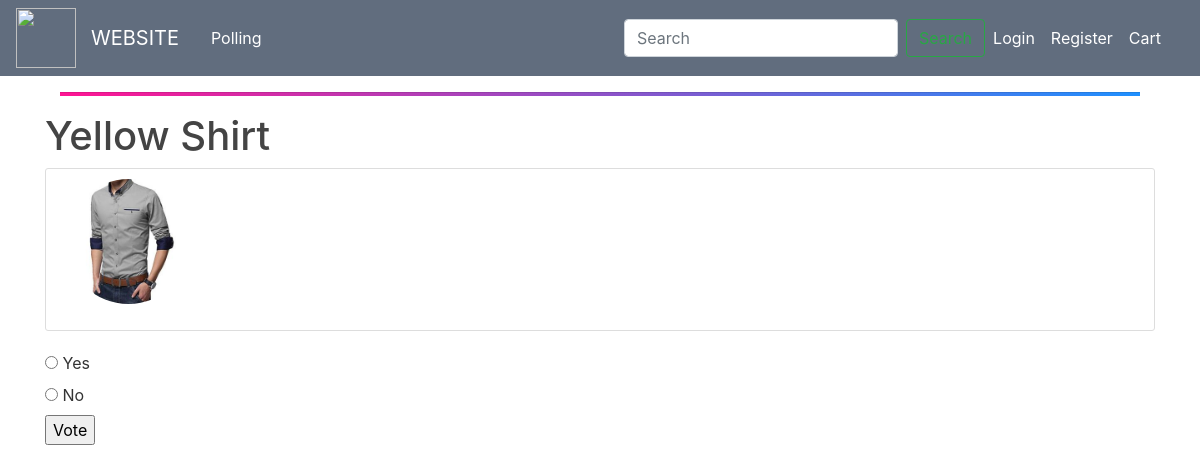
Screenshot of /polls/4/ with the database file from the repository.
### polls/models.py (models this page shows, shortened)
class Question(models.Model):
    question_text = models.CharField(max_length=200)
    department = models.CharField(max_length=120, choices=DEPARTMENTS, default='None')
    club = models.CharField(max_length=120, choices=CLUBS, default='None')
    image = models.ImageField( default='default.jpg', upload_to='images/')
    pub_date = models.DateTimeField(auto_now_add=True)
    status = models.BooleanField(default=True)

class Choice(models.Model):
    question = models.ForeignKey(Question, on_delete=models.CASCADE)
    choice_text = models.CharField(max_length=200)
    votes = models.IntegerField(default=0)

### polls/views.py (the view)
# urls.py: path('<int:pk>/', views.DetailView.as_view(), name='detail'),
class DetailView(generic.DetailView):
    model = Question
    template_name = 'polls/detail.html'

### polls/templates/polls/detail.html (shortened to what this page needs)
{% extends "blog/base.html" %}
{% block content %}
                     <div class="container">
                        <h1>{{ question.question_text }}</h1>
                    <div class="content-section">
                      <div class="media">
                        <img class="rounded-circle account-img" src="{{ question.image.url }}">
                      </div>
                    </div>
                         {% if error_message %}<p><strong>{{ error_message }}</strong></p>
                         <li><a href="{% url 'polls:index'  %}">Go Back To Poll</a></li>
                         {% else %}
                             <form action="{% url 'polls:vote' question.id %}" method="post">
                            {% for choice in question.choice_set.all %}
                                <input type="radio" name="choice" id="choice{{ forloop.counter }}" value="{{ choice.id }}">
                                <label for="choice{{ forloop.counter }}">{{ choice.choice_text }}</label><br>
                            {% endfor %}
                            <input type="submit" value="Vote">
                            </form>
                        </div>
                         {% endif %}
{% endblock %}

### blog/static/blog/main.css (style rules this page uses)
body { background: #fff; color: #333333; margin-top: 0; }
h1, h2, h3, h4, h5, h6 { color: #444444; }
.content-section { background: #ffffff; padding: 10px 20px; border: 1px solid #dddddd; border-radius: 3px; margin-bottom: 20px; }
.account-img { height: 125px; width: 125px; margin-right: 20px; margin-bottom: 16px; }

### rows the page displays
Question: question_text "Yellow Shirt", image (placeholder picture)
Choice: choice_text "Yes"
Choice: choice_text "No"
